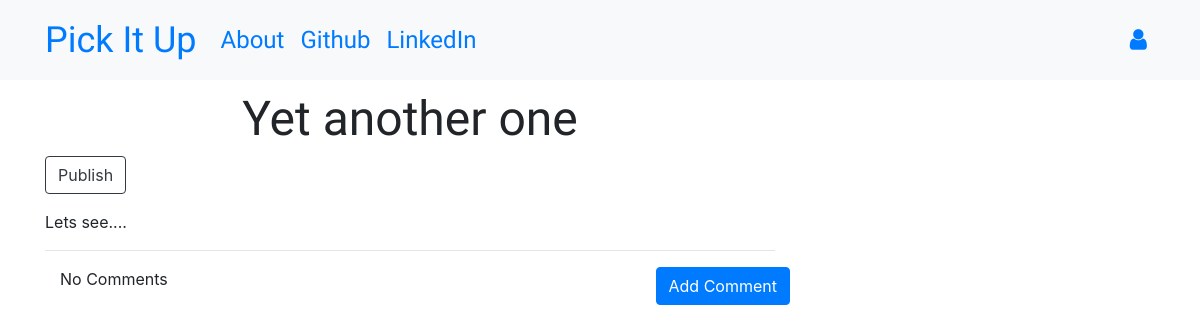
Before: /post/4 with the older database file.
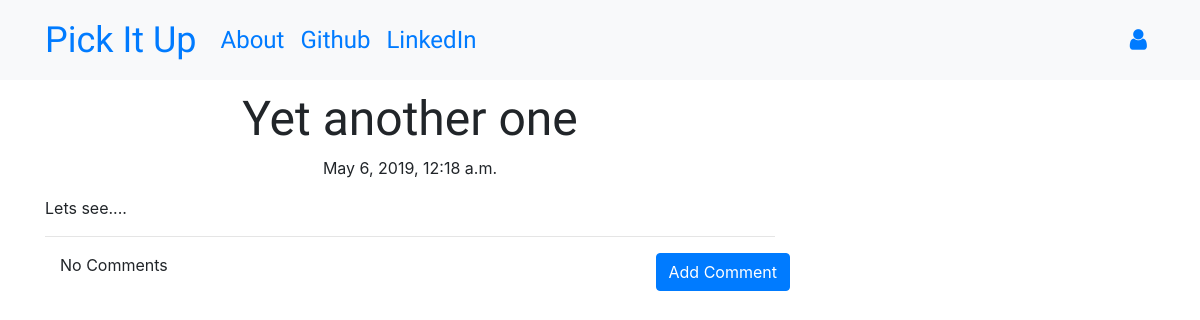
After: the same page with the newer database file.
### blog/models.py (models this page shows, shortened)
class Post(models.Model):
    author = models.ForeignKey("auth.User", on_delete=models.CASCADE)
    title = models.CharField(max_length=100)
    text = models.TextField()  # no max length to cap blogpost
    created_date = models.DateTimeField(
        default=timezone.now, auto_now=False, auto_now_add=False)
    published_date = models.DateTimeField(
        blank=True, null=True, auto_now=False, auto_now_add=False)  # field can be blank or null in case we don't publish or leave it off entirely
    def publish(self):
        self.published_date = timezone.now()
        self.save()

### blog/views.py (the view)
# urls.py: path('post/<int:pk>', views.PostDetailView.as_view(), name='post_detail'),
class PostDetailView(DetailView):
    model = Post

### blog/templates/blog/post_detail.html (shortened to what this page needs)
{% extends 'blog/base.html'%}
{% block content %}
<h1 class="posttitle loader">{{post.title}}</h1>
{% if post.published_date %}
<div class="date postdate">{{post.published_date}}</div>
{% else %}
<a class="btn btn-outline-dark" href="{% url 'post_publish' pk=post.pk %}">Publish</a>
{% endif %}
<p class="postcontent">{{post.text|safe|linebreaksbr}}</p>
<hr>
<a class="btn btn-primary btn-comment loader" href="{% url 'add_comment_to_post' pk=post.pk %}">Add Comment</a>
<div class="container">
    {% for comment in post.comments.all %}
    <br>
    {% if user.is_authenticated or comment.approved_comment %}
    {{comment.created_date}}
    {% if not comment.approved_comment %}
    <a class="btn btn-primary loader" href="{% url 'comment_approve' pk=comment.pk %}">
        <span class="glyphicon glyphicon-ok"></span>
    </a>
    <a class="btn btn-primary loader" href="{% url 'comment_remove' pk=comment.pk %}">
        <span class="glyphicon glyphicon-remove"></span>
    </a>
    {% endif %}
    <p>{{comment.text|safe|linebreaks}}</p>
    <p>Posted By: <strong>{{comment.author}}</strong></p>
    {% endif %}
    {% empty %}
    <p>No Comments</p>
    {% endfor %}
</div>
{% endblock %}

Changed rows visible on the page:
changed Post "Yet another one": published_date (not shown) → "May 6, 2019, 12:18 a.m."
Other visible differences:
text no longer shown: "Publish"
